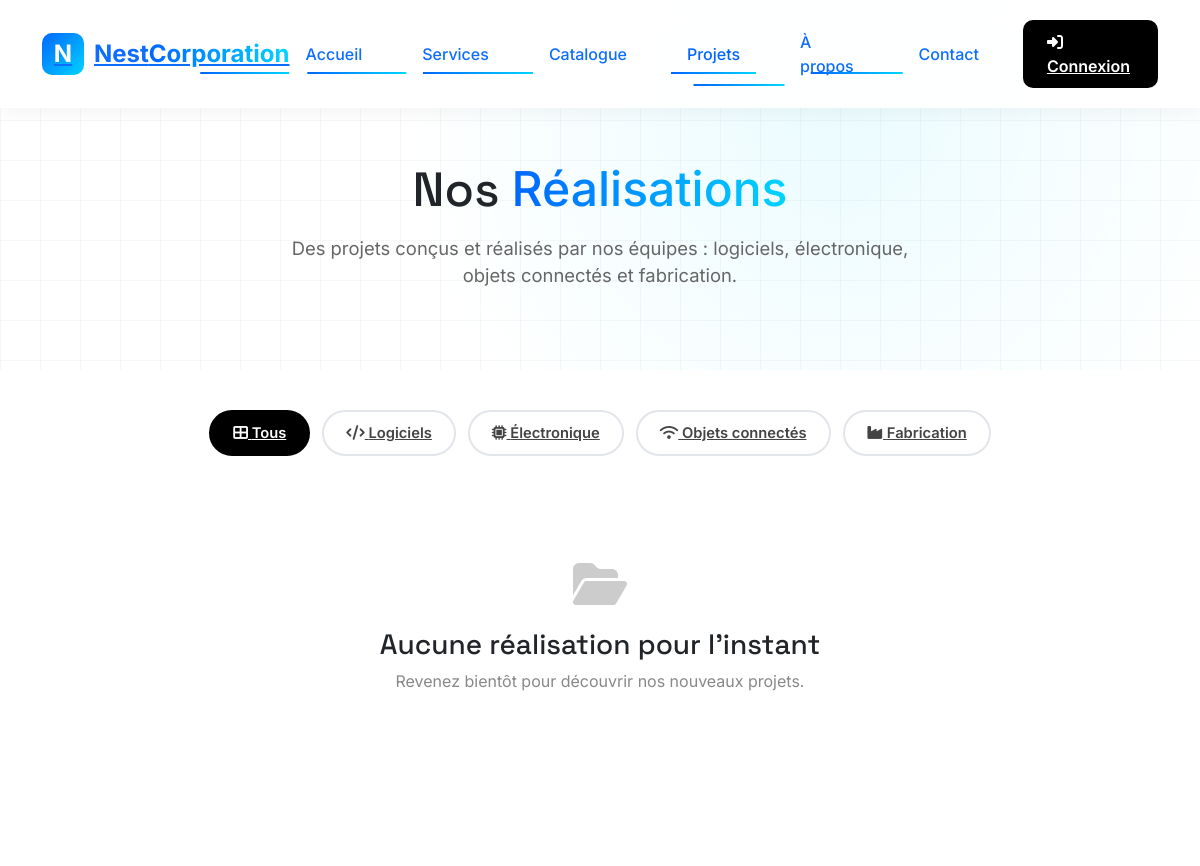
/index.php?page=projects (upper part), run on an earlier commit of the app's database.
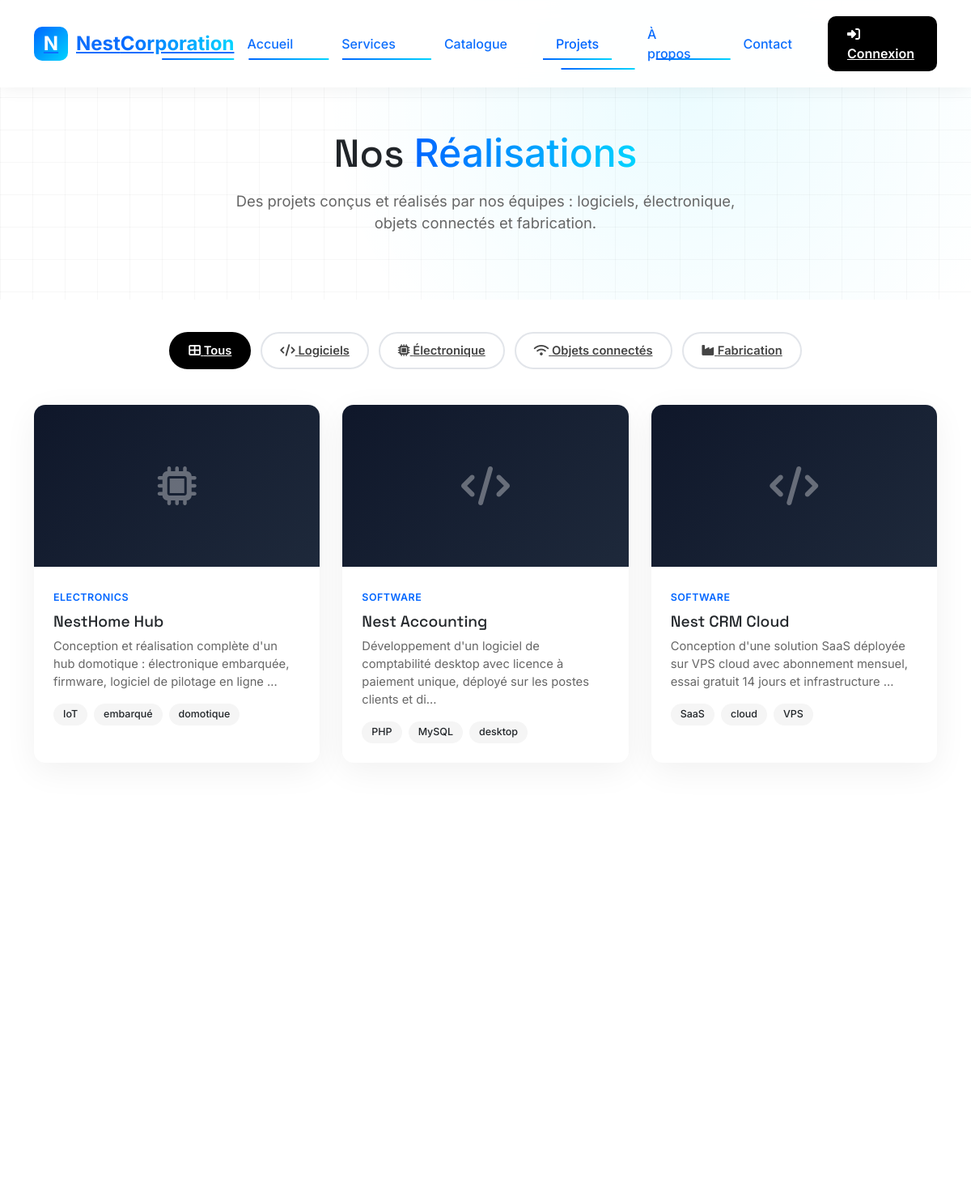
And on a later commit of the database.
### tables this page shows
CREATE TABLE `projects` (
    `id` INT AUTO_INCREMENT PRIMARY KEY,
    `title` VARCHAR(200) NOT NULL,
    `slug` VARCHAR(200) NOT NULL UNIQUE,
    `description` TEXT NOT NULL,
    `category` ENUM('software','electronics','iot','manufacturing') NOT NULL DEFAULT 'software',
    `client` VARCHAR(150) DEFAULT NULL,
    `year` VARCHAR(10) DEFAULT NULL,
    `image_path` VARCHAR(255) DEFAULT NULL,
    `link` VARCHAR(255) DEFAULT NULL,
    `tags` VARCHAR(255) DEFAULT NULL,
    `is_featured` TINYINT(1) DEFAULT 0,
    `is_active` TINYINT(1) DEFAULT 1,
    `created_at` TIMESTAMP DEFAULT CURRENT_TIMESTAMP,
    `updated_at` TIMESTAMP DEFAULT CURRENT_TIMESTAMP ON UPDATE CURRENT_TIMESTAMP,

     
    INDEX `idx_category` (`category`),
    INDEX `idx_featured` (`is_featured`)
);

### app/core/helpers.php (called while the page is built, shortened)
<?php
function url($page = 'home', $params = []) {
    $queryString = http_build_query(array_merge(['page' => $page], $params));
    return "/nest/index.php?" . $queryString;
}
function css($file) {
    return CSS_URL . ltrim($file, '/');
}
function isAuthenticated() {
    return isset($_SESSION['user_id']) && !empty($_SESSION['user_id']);
}
function e($value) {
    return htmlspecialchars((string)$value, ENT_QUOTES, 'UTF-8');
}

### app/models/Project.php (called while the page is built, shortened)
<?php
class Project {
    public static function all($filters = [], $limit = null, $offset = 0) {
        $db = Database::getConnection();
        $sql = "SELECT * FROM projects WHERE 1=1";
        $params = [];
        if (!empty($filters['is_active'])) {
            $sql .= " AND is_active = 1";
        }
        $sql .= " ORDER BY is_featured DESC, created_at DESC";
        $stmt = $db->prepare($sql);
        $stmt->execute($params);
        return $stmt->fetchAll();
    }
}

### app/views/pages/projects.php (the view, shortened to what this page needs)
<?php
$projectCategories = [
    '' => ['label' => 'Tous', 'icon' => 'fa-th-large'],
    'software' => ['label' => 'Logiciels', 'icon' => 'fa-code'],
    'electronics' => ['label' => 'Électronique', 'icon' => 'fa-microchip'],
    'iot' => ['label' => 'Objets connectés', 'icon' => 'fa-wifi'],
    'manufacturing' => ['label' => 'Fabrication', 'icon' => 'fa-industry'],
];
include __DIR__ . '/../partials/header.php';
?>
<section class="page-hero">
    <div class="container">
        <h1>Nos <span class="gradient-text">Réalisations</span></h1>
        <p>Des projets conçus et réalisés par nos équipes : logiciels, électronique, objets connectés et fabrication.</p>
    </div>
</section>
<section class="section" style="padding-top:40px;">
    <div class="container">
        <div class="filter-row" style="justify-content:center; margin-bottom:44px;">
            <?php foreach ($projectCategories as $key => $cat): ?>
                <a href="<?php echo url('projects', $key ? ['category' => $key] : []); ?>"
                   class="filter-btn <?php echo ($activeCategory === $key) ? 'active' : ''; ?>">
                    <i class="fas <?php echo $cat['icon']; ?>"></i> <?php echo $cat['label']; ?>
                </a>
            <?php endforeach; ?>
        </div>
        <?php if (empty($projects)): ?>
            <div style="text-align:center; padding:60px 0;">
                <i class="fas fa-folder-open" style="font-size:3rem; color:#ccc;"></i>
                <h3 style="margin-top:20px;">Aucune réalisation pour l'instant</h3>
                <p style="color:#888;">Revenez bientôt pour découvrir nos nouveaux projets.</p>
            </div>
        <?php else: ?>
            <div class="projects-grid">
                <?php foreach ($projects as $project): ?>
                <div class="project-card animate-on-scroll">
                    <div class="project-image">
                        <?php if (!empty($project['image_path'])): ?>
                            <img src="<?php echo UPLOADS_URL . e($project['image_path']); ?>" alt="<?php echo e($project['title']); ?>">
                        <?php else: ?>
                            <i class="fas fa-<?php echo $project['category'] === 'software' ? 'code' : ($project['category'] === 'electronics' ? 'microchip' : ($project['category'] === 'iot' ? 'wifi' : 'industry')); ?>"></i>
                        <?php endif; ?>
                    </div>
                    <div class="project-body">
                        <span class="project-category"><?php echo e(ucfirst($project['category'])); ?></span>
                        <h3><?php echo e($project['title']); ?></h3>
                        <p><?php echo e(mb_substr($project['description'], 0, 120)); ?><?php echo mb_strlen($project['description']) > 120 ? '…' : ''; ?></p>
                        <?php if (!empty($project['tags'])): ?>
                        <div class="project-tags">
                            <?php foreach (array_filter(array_map('trim', explode(',', $project['tags']))) as $tag): ?>
                                <span><?php echo e($tag); ?></span>
                            <?php endforeach; ?>
                        </div>
                        <?php endif; ?>
                    </div>
                </div>
                <?php endforeach; ?>
            </div>
        <?php endif; ?>
    </div>
</section>
<?php include __DIR__ . '/../partials/footer.php'; ?>

### index.php (shortened to what this page needs)
<?php
require_once __DIR__ . '/app/core/helpers.php';
$page = $_GET['page'] ?? 'home';
switch ($page) {
    case 'projects':
        require_once __DIR__ . '/app/models/Project.php';
        $projects = Project::all(['is_active' => true]);
        $activeCategory = $_GET['category'] ?? '';
        include 'app/views/pages/projects.php';
        break;
}

### app/views/partials/header.php (shortened to what this page needs)
<!DOCTYPE html>
<html lang="fr">
<head>
    <link rel="stylesheet" href="https://use.fontawesome.com/releases/v6.4.0/css/all.css">
    <link rel="stylesheet" href="<?php echo css('theme.css'); ?>">
    <?php if (file_exists(PUBLIC_PATH . 'css/bootstrap.min.css')): ?>
    <link rel="stylesheet" href="<?php echo css('bootstrap.min.css'); ?>">
    <?php endif; ?>
</head>
<body>
<?php include __DIR__ . '/nav.php'; ?>

### app/views/partials/nav.php (shortened to what this page needs)
<?php
$navCurrent = $_GET['page'] ?? 'home';
?>
<nav class="site-nav" id="siteNav">
    <div class="container">
        <div class="nav-inner">
            <a href="<?php echo url('home'); ?>" class="nav-logo">
                <span class="logo-badge">N</span>
                <span>Nest<?php echo '<span class="gradient-text">Corporation</span>'; ?></span>
            </a>
            <div class="nav-links" id="navLinks">
                <a href="<?php echo url('home'); ?>" class="nav-link <?php echo $navCurrent === 'home' ? 'active' : ''; ?>">Accueil</a>
                <a href="<?php echo url('services'); ?>" class="nav-link <?php echo $navCurrent === 'services' ? 'active' : ''; ?>">Services</a>
                <a href="<?php echo url('catalog'); ?>" class="nav-link <?php echo $navCurrent === 'catalog' || $navCurrent === 'product' ? 'active' : ''; ?>">Catalogue</a>
                <a href="<?php echo url('projects'); ?>" class="nav-link <?php echo $navCurrent === 'projects' ? 'active' : ''; ?>">Projets</a>
                <a href="<?php echo url('about'); ?>" class="nav-link <?php echo $navCurrent === 'about' ? 'active' : ''; ?>">À propos</a>
                <a href="<?php echo url('contact'); ?>" class="nav-link <?php echo $navCurrent === 'contact' ? 'active' : ''; ?>">Contact</a>
                <?php if (isAuthenticated()): ?>
                    <div class="nav-user">
                        <?php if (isAdmin()): ?>
                            <a href="<?php echo url('admin'); ?>" class="nav-cta"><i class="fas fa-tachometer-alt"></i> Dashboard</a>
                        <?php else: ?>
                            <a href="<?php echo url('admin'); ?>" class="nav-cta"><i class="fas fa-user"></i> Mon espace</a>
                        <?php endif; ?>
                        <a href="/nest/app/api/auth/logout.php" class="nav-cta ghost"><i class="fas fa-sign-out-alt"></i></a>
                    </div>
                <?php else: ?>
                    <a href="<?php echo url('auth'); ?>" class="nav-cta"><i class="fas fa-sign-in-alt"></i> Connexion</a>
                <?php endif; ?>
            </div>
        </div>
    </div>
</nav>

### app/views/partials/footer.php (shortened to what this page needs)
</body>
</html>

### public/css/theme.css (style rules this page uses)
:root { --primary-blue: #0066FF; --primary-turquoise: #00D4FF; --dark-blue: #0052CC; --light-turquoise: #80EAFF; --black: #000000; --dark-gray: #1A1A1A; --light-gray: #F5F5F5; --white: #ffffff; --success: #00d664; --danger: #ff4757; --warning: #ff9500; --radius: 14px; --shadow: 0 10px 40px rgba(0, 0, 0, 0.06); }
* { font-family: 'Inter', sans-serif; box-sizing: border-box; margin: 0; padding: 0; }
body { font-family: 'Inter', sans-serif; color: #1a1a1a; background: #ffffff; line-height: 1.6; overflow-x: hidden; }
h1, h2, h3, h4, h5, .font-display { font-family: 'Space Grotesk', sans-serif; }
a { text-decoration: none; color: inherit; }
.container { width: 100%; max-width: 1200px; margin: 0 auto; padding: 0 24px; }
.gradient-text { background: linear-gradient(90deg, var(--primary-blue), var(--primary-turquoise)); -webkit-background-clip: text; background-clip: text; color: transparent; }
.animate-on-scroll { opacity: 0; transform: translateY(30px); transition: all 0.8s ease-out; }
.animate-on-scroll.visible { opacity: 1; transform: translateY(0); }
.site-nav { position: fixed; top: 0; left: 0; right: 0; z-index: 1000; padding: 20px 0; background: rgba(255, 255, 255, 0.92); backdrop-filter: blur(12px); box-shadow: 0 2px 20px rgba(0, 0, 0, 0.06); transition: all 0.3s ease; }
.nav-inner { display: flex; align-items: center; justify-content: space-between; }
.nav-logo { display: flex; align-items: center; gap: 10px; font-size: 1.5rem; font-weight: 700; font-family: 'Space Grotesk', sans-serif; }
.nav-logo .logo-badge { width: 42px; height: 42px; border-radius: 10px; background: var(--gradient-bg, linear-gradient(135deg, var(--primary-blue), var(--primary-turquoise))); display: flex; align-items: center; justify-content: center; color: #fff; font-weight: 700; }
.nav-links { display: flex; align-items: center; gap: 28px; }
.nav-link { font-weight: 500; color: #333; position: relative; padding: 6px 0; transition: color 0.3s; }
.nav-link::after { content: ''; position: absolute; bottom: 0; left: 0; width: 100%; height: 2px; background: linear-gradient(90deg, var(--primary-blue), var(--primary-turquoise)); transform: translateX(-100%); transition: transform 0.3s ease; }
.nav-link:hover::after, .nav-link.active::after { transform: translateX(0); }
.nav-link:hover, .nav-link.active { color: var(--primary-blue); }
.nav-cta { background: var(--black); color: #fff; padding: 10px 24px; border-radius: 10px; font-weight: 600; transition: all 0.3s; }
.section { padding: 100px 0; }
.projects-grid { display: grid; grid-template-columns: repeat(3, 1fr); gap: 28px; }
.project-card { background: #fff; border-radius: var(--radius); overflow: hidden; box-shadow: var(--shadow); transition: all 0.5s cubic-bezier(0.4, 0, 0.2, 1); }
.project-image { height: 200px; background: linear-gradient(135deg, #0f172a, #1e293b); display: flex; align-items: center; justify-content: center; color: rgba(255, 255, 255, 0.35); font-size: 3rem; position: relative; overflow: hidden; }
.project-body { padding: 24px; }
.project-body .project-category { font-size: 0.78rem; font-weight: 600; text-transform: uppercase; letter-spacing: 0.5px; color: var(--primary-blue); }
.project-body h3 { font-size: 1.2rem; margin: 8px 0; }
.project-body p { color: #666; font-size: 0.92rem; }
.project-tags { display: flex; flex-wrap: wrap; gap: 8px; margin-top: 14px; }
.project-tags span { background: #f5f5f5; padding: 4px 12px; border-radius: 999px; font-size: 0.78rem; font-weight: 500; }
.filter-row { display: flex; gap: 12px; flex-wrap: wrap; justify-content: center; }
.filter-btn { padding: 10px 22px; border-radius: 999px; border: 2px solid #e2e5ea; background: #fff; font-weight: 600; font-size: 0.92rem; cursor: pointer; transition: all 0.3s; color: #444; }
.filter-btn.active { background: var(--black); color: #fff; border-color: var(--black); }
.page-hero { padding: 160px 0 80px; text-align: center; background-image: linear-gradient(to right, rgba(0, 0, 0, 0.03) 1px, transparent 1px), linear-gradient(to bottom, rgba(0, 0, 0, 0.03) 1px, transparent 1px); background-size: 40px 40px; position: relative; overflow: hidden; }
.page-hero::after { content: ''; position: absolute; inset: 0; background: radial-gradient(circle at 70% 30%, rgba(0, 212, 255, 0.08) 0%, transparent 50%); }
.page-hero .container { position: relative; z-index: 2; }
.page-hero h1 { font-size: 3rem; margin-bottom: 16px; }
.page-hero p { color: #666; font-size: 1.15rem; max-width: 640px; margin: 0 auto; }

What changed in the data, as far as the page shows it:
added projects: category "ELECTRONICS", title "NestHome Hub", description "Conception et réalisation complète d'un hub domotique : électronique embarquée, firmware, logiciel de pilotage en ligne", tags "IoT", tags "embarqué", tags "domotique"
added projects: category "SOFTWARE", title "Nest Accounting", description "Développement d'un logiciel de comptabilité desktop avec licence à paiement unique, déployé sur les postes clients et di", tags "PHP", tags "MySQL", tags "desktop"
added projects: category "SOFTWARE", title "Nest CRM Cloud", description "Conception d'une solution SaaS déployée sur VPS cloud avec abonnement mensuel, essai gratuit 14 jours et infrastructure", tags "SaaS", tags "cloud", tags "VPS"
Also different on the page:
text no longer shown: "Aucune réalisation pour l'instant Revenez bientôt pour découvrir nos nouveaux projets."
